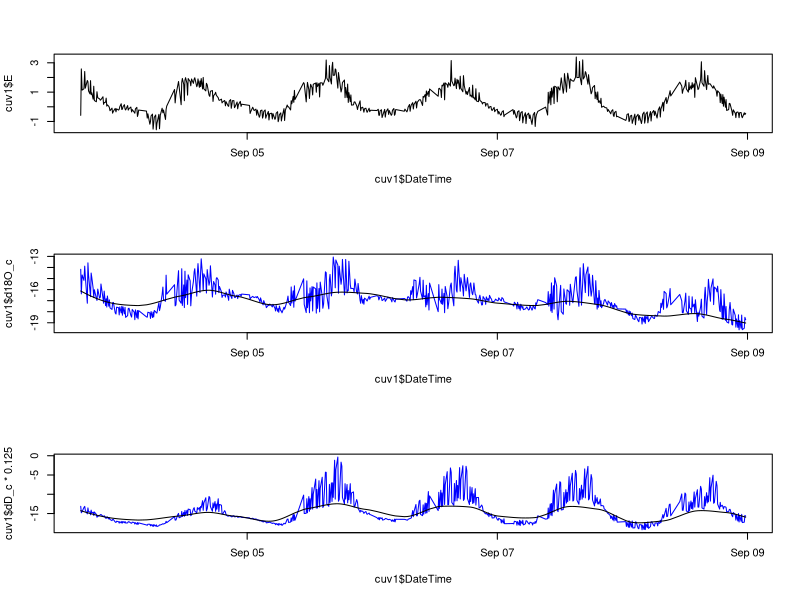
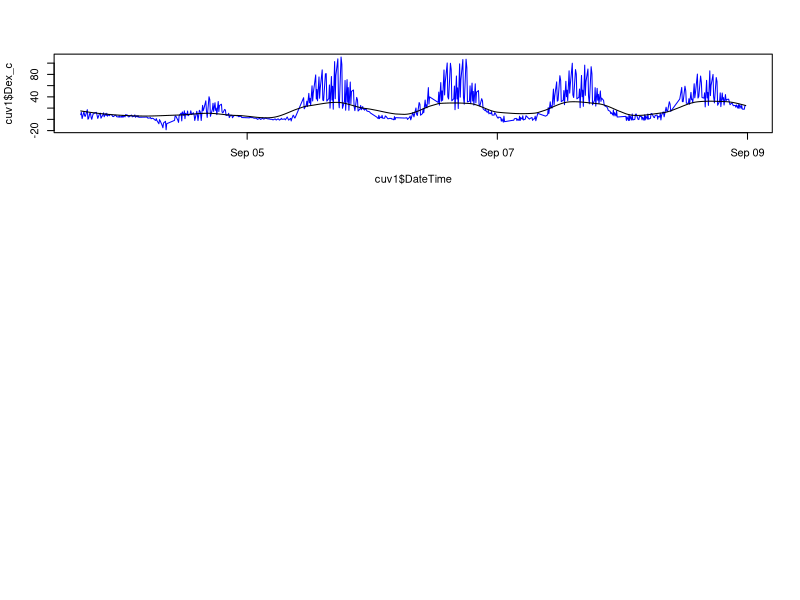

These figures' R source, in order:
cuv1 <- read.csv('barkData/zsofia_dt.csv')
cuv1$DateTime <- lubridate::ymd_hms(cuv1$DateTime)
cuv1 <- doBy::orderBy(~DateTime, cuv1)
cuv1$dD_a_t <- cuv1$dD_a/8
cuv1$dD_c_t <- cuv1$dD_c/8

windows(8, 12)
par(mfrow= c(3, 1))
plot(cuv1$E ~ cuv1$DateTime, type = 'l')
plot(cuv1$d18O_c ~ cuv1$DateTime, type = 'l', col = 'blue')
lines(cuv1$d18O_a ~ cuv1$DateTime, col = 'black')
plot(cuv1$dD_c*0.125 ~ cuv1$DateTime, type = 'l', col = 'blue')
lines(cuv1$dD_a*0.125 ~ cuv1$DateTime, col = 'black')
plot(cuv1$Dex_c ~ cuv1$DateTime, type = 'l', col = 'blue')
lines(cuv1$Dex_a ~ cuv1$DateTime)
